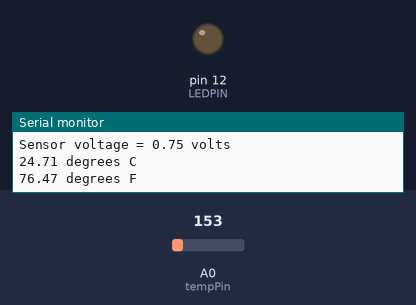
Bench run of a sketch on a simulated Arduino Uno, built with avr-gcc and run on an emulated ATmega328P. Shown: output pins drawn as LEDs (lit = HIGH), the last lines printed to the serial monitor. The inputs (shaded band) are chosen by the test bench; at power-on: A0 (tempPin) = 153.

Above: at 2.8 s.
2.9 s: A0 (tempPin) set to 166
At 4.9 s:
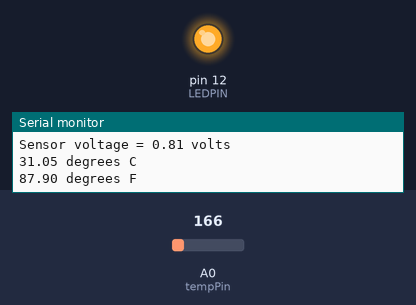
5.6 s: A0 (tempPin) set to 133
At 6.4 s:
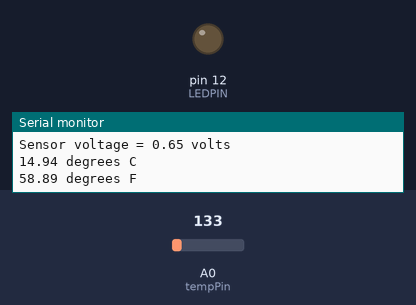
8.3 s: A0 (tempPin) set to 165
At 10.6 s:
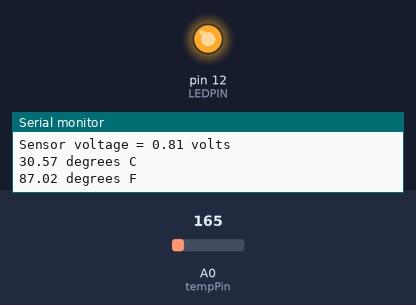
Timing chart, 0 to 12.1 s (numbered marks = the images above; inputs shaded):
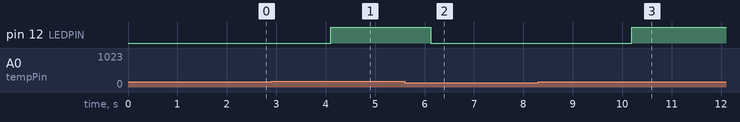

The sketch:

temp_sensor.ino
```cpp
/*
  TMP36 Sensor

  This is a basic temperature sensor. The sketch below reads the output from the TMP36,
  converts this to a voltage and then converts that to temperature. The sketch also
  turns on an LED if the temperature passes some threashold.

  The circuit:
  * TMP36
  * LED
  * 220 Ohm resistor

  Created 9 Aug 2015
  By C. Glenz
  Modified
  By C. Glenz

  sensor: https://www.adafruit.com/product/165

*/


// voltage should also work with 3.3, but does not, even with "analogReference(EXTERNAL)" - why?

#define aref_voltage 5.0
#define LEDPIN 12

int tempPin = 0;
int tempReading;
float threshTemp = 25.0;

void setup(void)
{
  Serial.begin(9600);

  //analogReference(EXTERNAL);
  pinMode(LEDPIN, OUTPUT);
}

void loop(void) {

  tempReading = analogRead(tempPin);
  Serial.print("Raw Temp Sensor Reading = ");
  Serial.println(tempReading);

  float voltage = tempReading * aref_voltage;
  voltage /= 1024.0;

  Serial.print("Sensor voltage = ");
  Serial.print(voltage);
  Serial.println(" volts");

  float tempC = (voltage - 0.5) * 100.0;

  Serial.print(tempC);
  Serial.println(" degrees C");

  float tempF = (tempC * 1.8) + 32.0;

  Serial.print(tempF);
  Serial.println(" degrees F");

  Serial.println();

  if (tempC > threshTemp)
  {
    digitalWrite(LEDPIN, HIGH);
  }
  else
  {
    digitalWrite(LEDPIN, LOW);
  }


  delay(2000);

}
```

Measured:
- the behaviour switches between 153 and 154 on A0 (tempPin) (found by bisection; images 0 and 1)
- after the input at 2.9 s, pin 12 (LEDPIN): LOW → HIGH after 1.2 s
- after the input at 5.6 s, pin 12 (LEDPIN): HIGH → LOW after 0.53 s
- after the input at 8.3 s, pin 12 (LEDPIN): LOW → HIGH after 1.9 s
